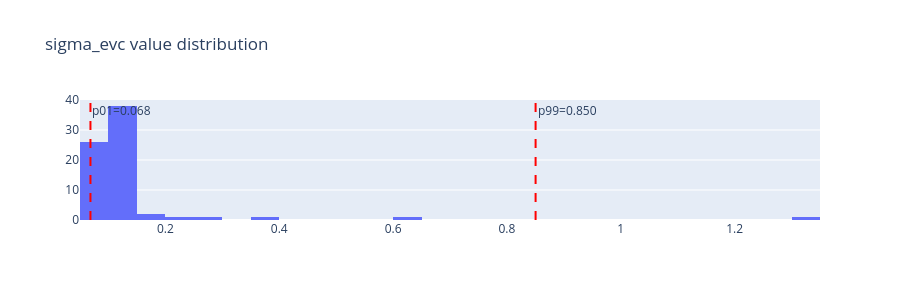

Write notebook code for a chart like this one.
### Markdown cell above
**QA purpose**: distribution of all sigma_evc values — identifies tail outliers.

### Code cell
fig = go.Figure(go.Histogram(x=vs["sigma_evc_raw"].to_list(), nbinsx=60))
import numpy as np
v = vs["sigma_evc_raw"].to_numpy()
p1, p99 = np.percentile(v, [1, 99])
fig.add_vline(x=p1, line_dash="dash", line_color="red",  annotation_text=f"p01={p1:.3f}")
fig.add_vline(x=p99, line_dash="dash", line_color="red", annotation_text=f"p99={p99:.3f}")
fig.update_layout(height=300, title_text="sigma_evc value distribution")
fig.show()

### Figure 1 — Plotly figure (JSON) as saved in the notebook; plotly's stock layout.template omitted (floating-point values rounded to 4 significant figures)
{"data": [{"nbinsx": 60, "type": "histogram", "x": [0.11, 0.1134, 0.1083, 0.1172, 0.1702, 0.1873, 0.1129, 0.06488, 0.1026, 0.112, 0.1196, 0.1346, 0.1064, 0.1014, 0.1033, 0.09657, 0.07942, 0.09535, 0.1071, 0.1005, 0.1324, 0.1036, 0.09921, 0.07125, 0.1016, 0.2664, 0.3809, 0.6463, 1.326, 0.1023, 0.118, 0.07743, 0.08361, 0.1049, 0.1004, 0.1155, 0.1207, 0.1158, 0.2115, 0.1158, 0.09674, 0.1062, 0.09803, 0.09781, 0.1071, 0.07511, 0.1021, 0.1094, 0.1027, 0.1152, 0.09851, 0.09446, 0.1013, 0.08972, 0.1032, 0.09072, 0.08145, 0.09229, 0.09863, 0.08513, 0.09366, 0.1051, 0.1149, 0.1104, 0.101, 0.1144, 0.08593, 0.06984, 0.07911, 0.08812, 0.09676]}], "layout": {"annotations": [{"showarrow": false, "text": "p01=0.068", "x": 0.06835, "xanchor": "left", "xref": "x", "y": 1, "yanchor": "top", "yref": "y domain"}, {"showarrow": false, "text": "p99=0.850", "x": 0.8504, "xanchor": "left", "xref": "x", "y": 1, "yanchor": "top", "yref": "y domain"}], "height": 300, "shapes": [{"line": {"color": "red", "dash": "dash"}, "type": "line", "x0": 0.06835, "x1": 0.06835, "xref": "x", "y0": 0, "y1": 1, "yref": "y domain"}, {"line": {"color": "red", "dash": "dash"}, "type": "line", "x0": 0.8504, "x1": 0.8504, "xref": "x", "y0": 0, "y1": 1, "yref": "y domain"}], "title": {"text": "sigma_evc value distribution"}}}
